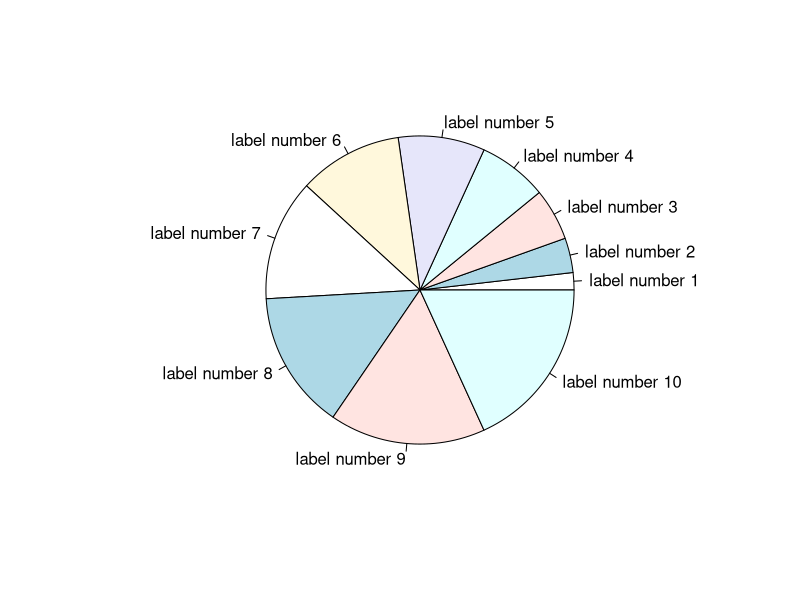

Source code (R): (Note: this script raises an error after producing the figure.)
svg(filename="test.svg")
pie( 1:10, labels=paste("label number",1:10))
dev.off()
if (!file.exists("test.svg")) {
    stop("SVG not created!")
}
png(filename="test.png")
pie( 1:10, labels=paste("label number",1:10))
dev.off()
if (!file.exists("test.png")) {
    stop("PNG not created!")
}

